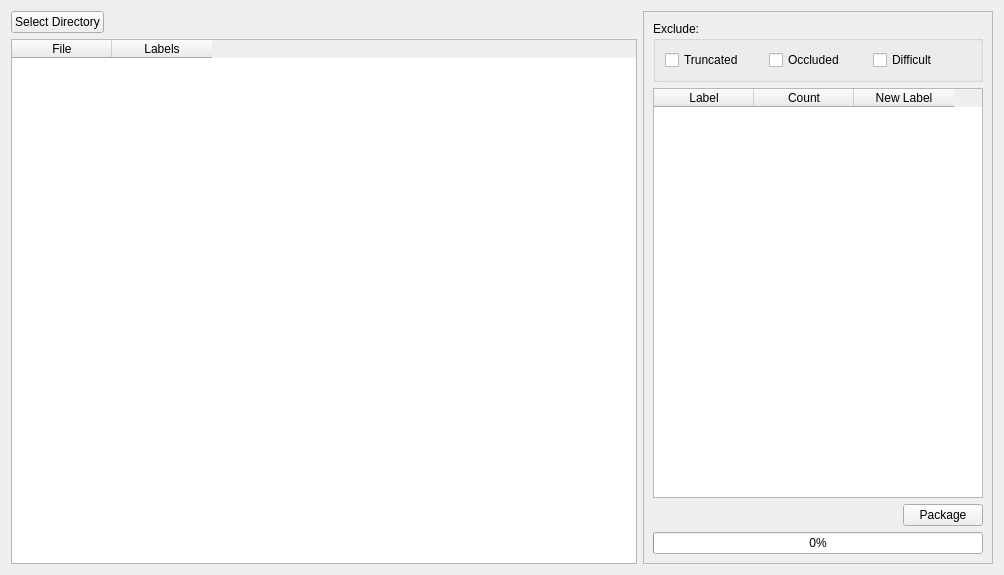
<?xml version="1.0" encoding="UTF-8"?>
<ui version="4.0">
 <class>Form</class>
 <widget class="QWidget" name="Form">
  <property name="geometry">
   <rect>
    <x>0</x>
    <y>0</y>
    <width>1004</width>
    <height>575</height>
   </rect>
  </property>
  <property name="windowTitle">
   <string>Form</string>
  </property>
  <layout class="QGridLayout" name="gridLayout_2">
   <item row="0" column="0">
    <layout class="QHBoxLayout" name="horizontalLayout">
     <item>
      <widget class="QPushButton" name="pushButtonSelectDirectory">
       <property name="text">
        <string>Select Directory</string>
       </property>
      </widget>
     </item>
     <item>
      <spacer name="horizontalSpacer">
       <property name="orientation">
        <enum>Qt::Horizontal</enum>
       </property>
       <property name="sizeHint" stdset="0">
        <size>
         <width>40</width>
         <height>20</height>
        </size>
       </property>
      </spacer>
     </item>
    </layout>
   </item>
   <item row="1" column="0">
    <widget class="QTableWidget" name="tableWidgetFiles">
     <column>
      <property name="text">
       <string>File</string>
      </property>
     </column>
     <column>
      <property name="text">
       <string>Labels</string>
      </property>
     </column>
    </widget>
   </item>
   <item row="0" column="1" rowspan="2">
    <widget class="QFrame" name="frame">
     <property name="maximumSize">
      <size>
       <width>350</width>
       <height>16777215</height>
      </size>
     </property>
     <property name="frameShape">
      <enum>QFrame::StyledPanel</enum>
     </property>
     <property name="frameShadow">
      <enum>QFrame::Raised</enum>
     </property>
     <layout class="QGridLayout" name="gridLayout">
      <item row="1" column="0">
       <widget class="QTableWidget" name="tableWidgetRemap">
        <property name="maximumSize">
         <size>
          <width>16777215</width>
          <height>16777215</height>
         </size>
        </property>
        <column>
         <property name="text">
          <string>Label</string>
         </property>
        </column>
        <column>
         <property name="text">
          <string>Count</string>
         </property>
        </column>
        <column>
         <property name="text">
          <string>New Label</string>
         </property>
        </column>
       </widget>
      </item>
      <item row="3" column="0">
       <widget class="QProgressBar" name="progressBar">
        <property name="value">
         <number>0</number>
        </property>
       </widget>
      </item>
      <item row="2" column="0">
       <layout class="QHBoxLayout" name="horizontalLayout_4">
        <item>
         <spacer name="horizontalSpacer_3">
          <property name="orientation">
           <enum>Qt::Horizontal</enum>
          </property>
          <property name="sizeHint" stdset="0">
           <size>
            <width>40</width>
            <height>20</height>
           </size>
          </property>
         </spacer>
        </item>
        <item>
         <widget class="QPushButton" name="pushButtonPackage">
          <property name="text">
           <string>Package</string>
          </property>
         </widget>
        </item>
       </layout>
      </item>
      <item row="0" column="0">
       <widget class="QGroupBox" name="groupBox">
        <property name="title">
         <string>Exclude:</string>
        </property>
        <layout class="QHBoxLayout" name="horizontalLayout_2">
         <item>
          <widget class="QCheckBox" name="checkBoxTruncated">
           <property name="text">
            <string>Truncated</string>
           </property>
          </widget>
         </item>
         <item>
          <widget class="QCheckBox" name="checkBoxOccluded">
           <property name="text">
            <string>Occluded</string>
           </property>
          </widget>
         </item>
         <item>
          <widget class="QCheckBox" name="checkBoxDifficult">
           <property name="text">
            <string>Difficult</string>
           </property>
          </widget>
         </item>
        </layout>
       </widget>
      </item>
     </layout>
    </widget>
   </item>
  </layout>
 </widget>
 <resources/>
 <connections/>
</ui>
